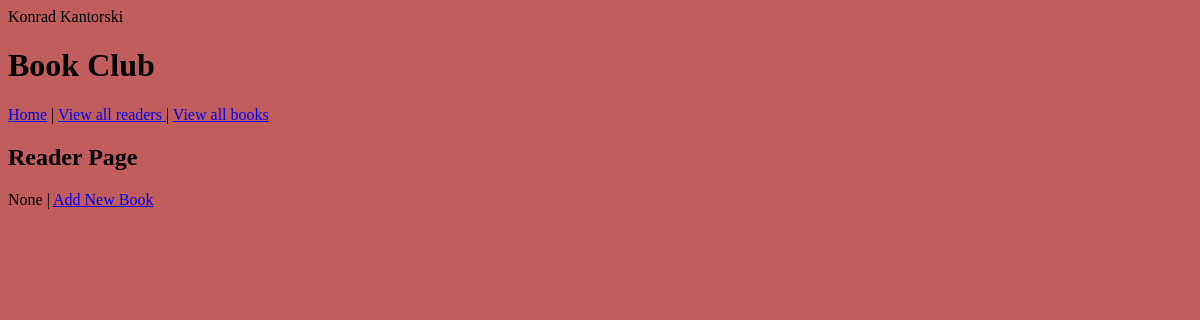
Page /get-reader-by-id/1 on the earlier database version.
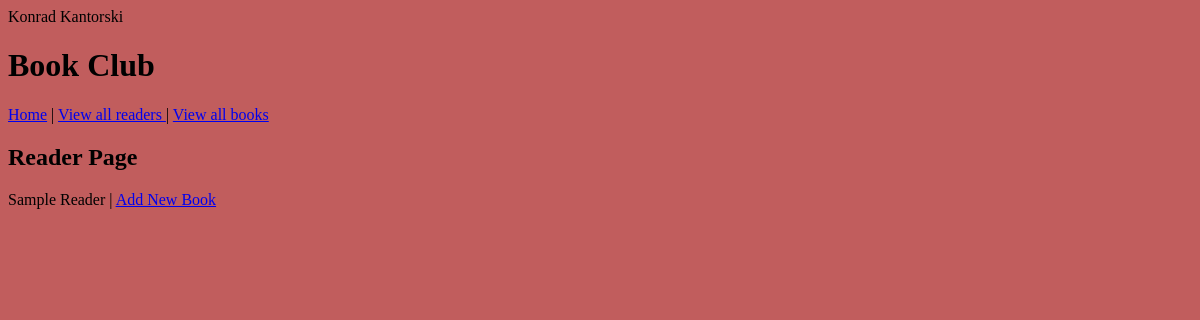
Same page on the later database version.
### application/models.py (models this page shows)
class Reader(db.Model):
    rid = db.Column(db.Integer, primary_key=True)
    forename = db.Column(db.String(30), nullable=False)
    surname = db.Column(db.String(30), nullable=False)
    books = db.relationship('Book', backref='reader')
    def __str__(self):
        return f"{self.forename} {self.surname} "

### application/routes.py (the view)
@app.route('/get-reader-by-id/<int:id>')
def get_reader_by_id(id):
    reader = Reader.query.get(id)
    return render_template('reader_by_id.html', reader=reader)

### application/templates/reader_by_id.html
{% extends 'layout.html' %}
{% block body %}
<h2>Reader Page</h2>
<p>{{ reader.__str__() }}  | <a href="{{ url_for('add_new_book', id=reader.rid) }}"> Add New Book </a>  </p>
{% endblock body %}

Differences in the rows shown:
added Reader: __str__ "Sample Reader"
Other differences:
{{ reader.__str__() }}: "None" → (not shown)
